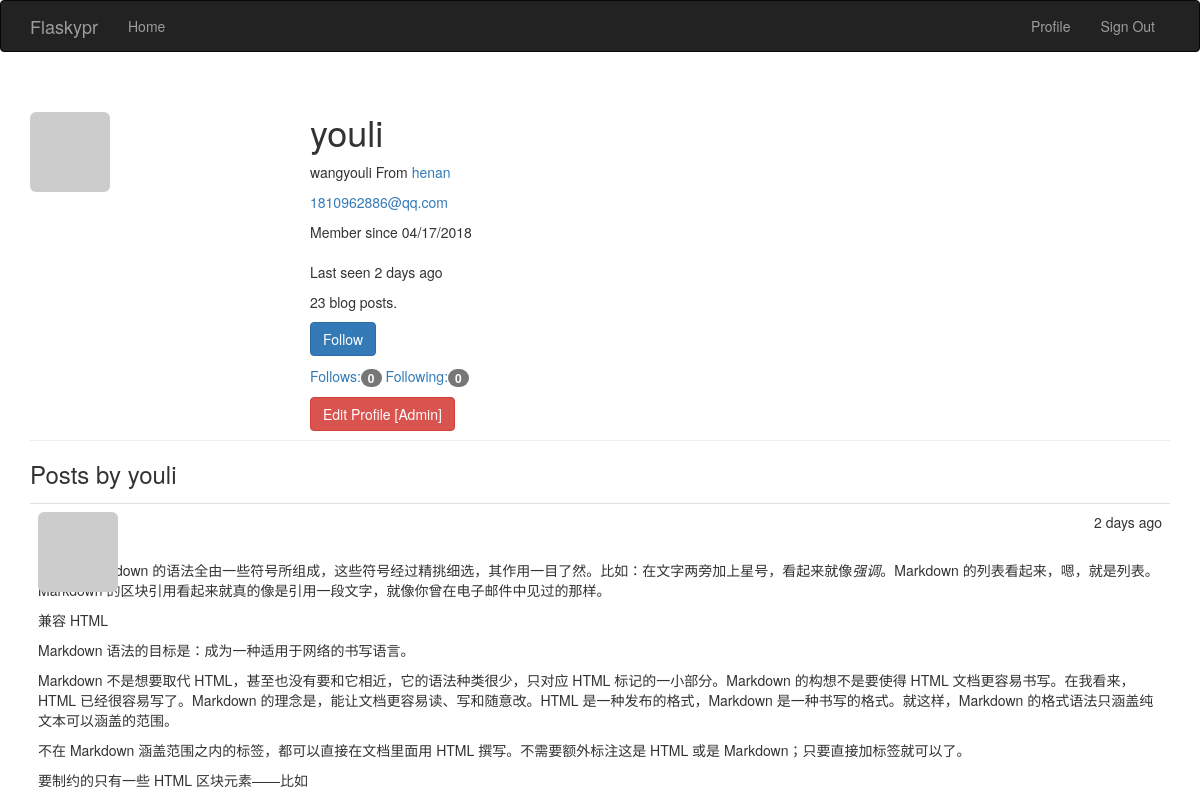
Page /user/youli (signed in, upper part) on the earlier database version.
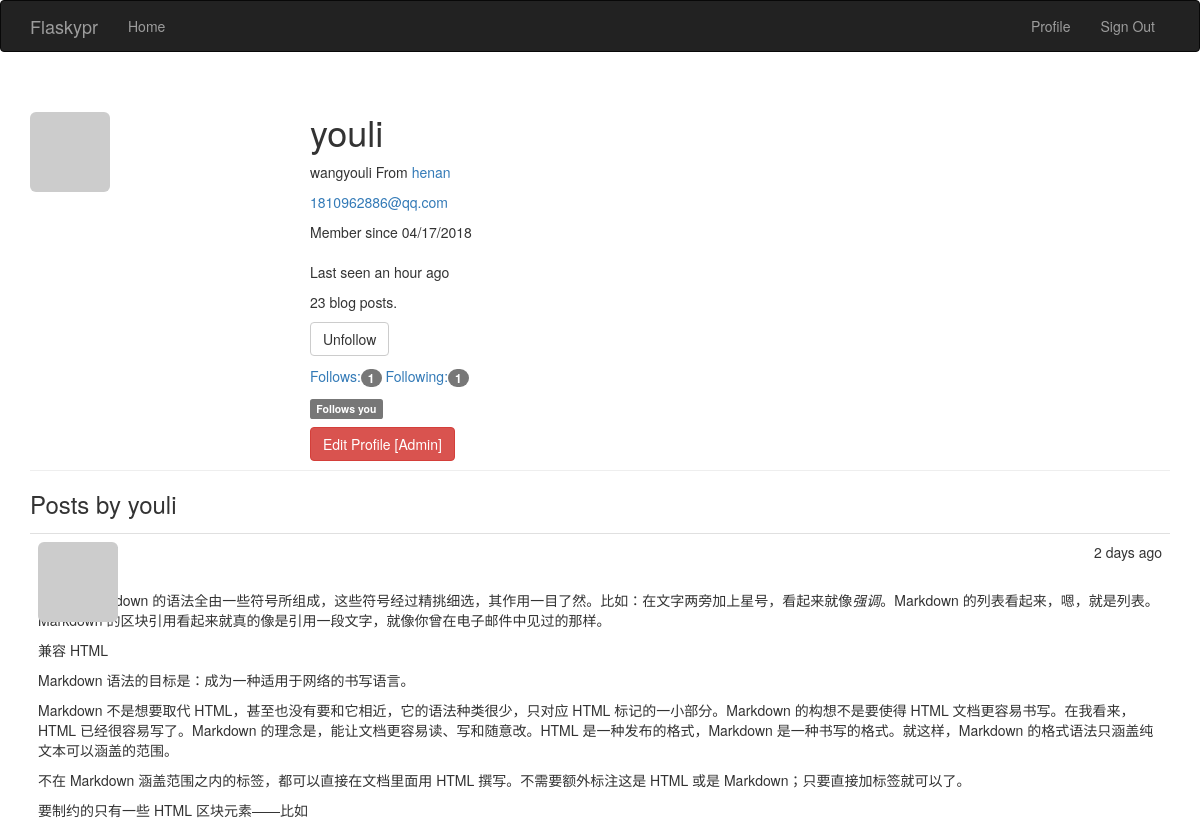
Same page on the later database version.
### app/models.py (models this page shows, shortened)
class User(UserMixin, db.Model):
    __tablename__ = 'users'
    id = db.Column(db.Integer, primary_key=True)
    username = db.Column(db.String(64), unique=True, index=True)
    email = db.Column(db.String(64), unique=True, index=True)
    role_id = db.Column(db.Integer, db.ForeignKey('roles.id'))
    password_hash = db.Column(db.String(128))
    confirmed = db.Column(db.Boolean, default=False)
    name = db.Column(db.String(64))
    location = db.Column(db.String(64))
    about_me = db.Column(db.Text())
    member_since = db.Column(db.DateTime(), default=datetime.datetime.utcnow)
    last_seen = db.Column(db.DateTime(), default=datetime.datetime.utcnow)
    avatar_hash = db.Column(db.String(32))
    posts = db.relationship('Post', backref='author', lazy='dynamic')
    followed = db.relationship('FollowT',
                               foreign_keys=[FollowT.follower_id],
                               backref=db.backref('follower', lazy='joined'),
                               lazy='dynamic', cascade='all, delete-orphan')
    followers = db.relationship('FollowT',
                                foreign_keys=[FollowT.followed_id],
                                backref=db.backref('followed', lazy='joined'),
                                lazy='dynamic',
                                cascade='all, delete-orphan')
    def is_following(self, user):
        return self.followed.filter_by(
            followed_id=user.id).first() is not None
    def ping(self):
        self.last_seen = datetime.datetime.utcnow()
        db.session.add(self)
    @property
    def password(self):
        raise AttributeError('password is not a readable attribute')
    def can(self, perm):
        return self.role is not None and self.role.has_permission(perm)
    def gravatar(self, size=100, default='identicon', rating='g'):
        if request.is_secure:
            url = 'https://secure.gravatar.com/avatar'
        else:
            url = 'http://www.gravatar.com/avatar'
        hash = self.avatar_hash or hashlib.md5(self.email.encode('utf-8')).hexdigest()
        return '{url}/{hash}?s={size}&d={default}&r={rating}'.format(
            url=url, hash=hash, size=size, default=default, rating=rating
        )

class Post(db.Model):
    __tablename__ = 'posts'
    id = db.Column(db.Integer, primary_key=True)
    body = db.Column(db.Text)
    timestamp = db.Column(db.DateTime, index=True, default=datetime.datetime.utcnow)
    author_id = db.Column(db.Integer, db.ForeignKey('users.id'))
    body_html = db.Column(db.Text)

### app/main/views.py (the view)
@main.route('/user/<username>')
def user(username):
    user = User.query.filter_by(username=username).first()
    if user is None:
        abort(404)
    posts = user.posts.order_by(Post.timestamp.desc()).all()
    return render_template('user.html', user=user, posts=posts)

### app/auth/views.py (called while the page is built)
@auth.before_app_request
def before_request():
    if current_user.is_authenticated:
        current_user.ping()
        if not current_user.confirmed \
            and request.endpoint[:5] != 'auth.'\
                and request.endpoint != 'static':
            return redirect(url_for('auth.unconfirmed'))

### app/main/__init__.py (called while the page is built)
@main.app_context_processor
def inject_permissions():
    return dict(Permission=Permission)

### app/models.py (called while the page is built)
@login_manager.user_loader
def load_user(user_id):
    return User.query.get(int(user_id))

    def has_permission(self, perm):
        return self.permissions and perm == perm

### app/templates/user.html (shortened to what this page needs)
{% extends 'base.html' %}
{% import "_macros.html" as macros %}
{% block page_content %}
    <div class="page-header"> <img src="{{ user.gravatar(size=256) }}" alt="" class="img-rounded profile-thumbnail">
    <div class="profile-header">
        <h1>{{ user.username }}</h1>
        {% if user.name or user.location %}
        <p>
            {% if user.name %}{{ user.name }}{% endif %}
            {% if user.location %}
            From <a target="_blank" href="http://maps.baidu.com/?q={{ user.location }}">{{ user.location }}</a>
            {% endif %}
        </p>
        {% endif %}
        {% if current_user.is_administrator %}
        <p><a href="mailto:{{ user.email }}">{{ user.email }}</a></p>
        {% endif %}
        <p>
            Member since {{ moment(user.member_since).format('L') }} <br /> <br />
            Last seen {{ moment(user.last_seen).fromNow() }}
        </p>
        <p>{{ user.posts.count() }} blog posts.</p>
<p>
    {% if current_user.can(Permission.FOLLOW) and user != current_user %}
        {% if not current_user.is_following(user) %}
            <a href="{{ url_for('.follow', username=user.username) }}"
            class="btn btn-primary">Follow</a>
        {% else %}
            <a href="{{ url_for('.unfollow', username=user.username) }}"
                class="btn btn-default">Unfollow</a>
        {% endif %}
    {% endif %}
</p>
<p>
    <a href="{{ url_for('.followers', username=user.username) }}">
        Follows:<span class="badge">{{ user.followers.count() }}</span>
    </a>
    <a href="{{ url_for('.followed_by', username=user.username) }}">
        Following:<span class="badge">{{ user.followed.count() }}</span>
    </a>
</p>
<p>
    {% if current_user.is_authenticated and user!= current_user and user.is_following(current_user) %}
    <span class="label label-default">Follows you</span>
    {% endif %}
</p>
        {% if current_user.is_administrator %}
        <a href="{{ url_for('.edit_profile_admin', id=user.id) }}" class="btn btn-danger">
            Edit Profile [Admin]
        </a>
        {% endif %}
    </div>
    </div>
    <h3>Posts by {{ user.username }}</h3>
    {% include '_posts.html' %}
{% endblock %}

### app/templates/base.html (shortened to what this page needs)
{% extends 'bootstrap/base.html' %}
{% block head %}
{{ super()}}
<link rel="stylesheet" type="text/css" href="{{ url_for('static', filename='styles.css') }}">
{% endblock%}
{% block navbar %}
<div class="navbar navbar-inverse" role="navigation">
    <div class="container">
        <div class="navbar-header">
            <a href="/" class="navbar-brand">Flaskypr</a>
        </div>
        <div class="navbar-collapse collapse">
            <ul class="nav navbar-nav">
                <li><a href="/">Home</a></li>
            </ul>
             <ul class="nav navbar-nav navbar-right">
            {% if current_user.is_authenticated %}
                 <li>
                     <a href="{{ url_for('main.user', username=current_user.username) }}">Profile</a>
                 </li>
            <li><a href="{{ url_for('auth.logout') }}">Sign Out</a></li>
            {% else %}
            <li><a href="{{ url_for('auth.login') }}">Sign In</a></li>
            {% endif%}
             </ul>
        </div>
    </div>
</div>
{% endblock %}
{% block content %}
<div class="container">
    {% block page_content %}{% endblock %}
</div>
{% endblock %}

### app/templates/_posts.html (shortened to what this page needs)
<ul class="posts">
    {% for post in posts %}
    <li class="post">
        <div class="post-thumbnail">
            <a href="{{ url_for('.user', username=post.author.username) }}">
                <img class="img-rounded profile-thumbnail" src="{{ post.author.gravatar(size=40) }}">
            </a>
        </div>
        <div class="post-content">
            <div class="post-date">{{ moment(post.timestamp).fromNow() }}</div>
            <div class="post-author"><a href="{{ url_for('.user', username=post.author.username) }}">{{ post.author.username }}</a></div>
        </div>
        <div class="post-body">
            {% if post.body_html %}
            {{ post.body_html | safe }}
            {% else %}
                {{ post.body }}
            {% endif %}
        </div>
    </li>
    {% endfor %}
</ul>

### app/static/styles.css (style rules this page uses)
.profile-thumbnail { position: absolute; }
.profile-header { min-height: 260px; margin-left: 280px; }
ul.posts { list-style-type: none; padding: 0px; margin: 16px 0px 0px 0px; border-top: 1px solid #e0e0e0; }
ul.posts li.post { padding: 8px; border-bottom: 1px solid #e0e0e0; }
div.post-date { float: right; }
div.post-author { font-weight: bold; }
div.post-thumbnail { position: absolute; }
div.post-content { margin-left: 48px; min-height: 48px; }

Differences in the rows shown:
changed User "youli": last_seen "2 days ago" → "an hour ago"
Other differences:
{{ user.followers.count() }}: "0" → "1"
{{ user.followed.count() }}: "0" → "1"
text no longer shown: "Follow"
text now shown: "Unfollow Follows you"
